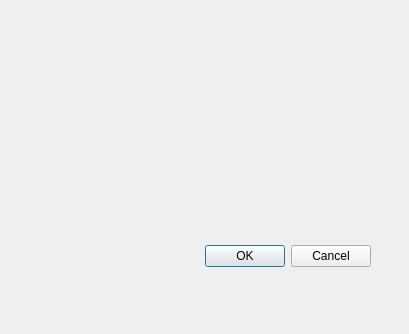
<?xml version="1.0" encoding="UTF-8"?>
<ui version="4.0">
 <class>edit</class>
 <widget class="QDialog" name="edit">
  <property name="geometry">
   <rect>
    <x>0</x>
    <y>0</y>
    <width>409</width>
    <height>334</height>
   </rect>
  </property>
  <property name="windowTitle">
   <string>Dialog</string>
  </property>
  <widget class="QDialogButtonBox" name="buttonBox">
   <property name="geometry">
    <rect>
     <x>30</x>
     <y>240</y>
     <width>341</width>
     <height>32</height>
    </rect>
   </property>
   <property name="orientation">
    <enum>Qt::Horizontal</enum>
   </property>
   <property name="standardButtons">
    <set>QDialogButtonBox::Cancel|QDialogButtonBox::Ok</set>
   </property>
  </widget>
 </widget>
 <resources/>
 <connections>
  <connection>
   <sender>buttonBox</sender>
   <signal>accepted()</signal>
   <receiver>edit</receiver>
   <slot>accept()</slot>
   <hints>
    <hint type="sourcelabel">
     <x>248</x>
     <y>254</y>
    </hint>
    <hint type="destinationlabel">
     <x>157</x>
     <y>274</y>
    </hint>
   </hints>
  </connection>
  <connection>
   <sender>buttonBox</sender>
   <signal>rejected()</signal>
   <receiver>edit</receiver>
   <slot>reject()</slot>
   <hints>
    <hint type="sourcelabel">
     <x>316</x>
     <y>260</y>
    </hint>
    <hint type="destinationlabel">
     <x>286</x>
     <y>274</y>
    </hint>
   </hints>
  </connection>
 </connections>
</ui>
